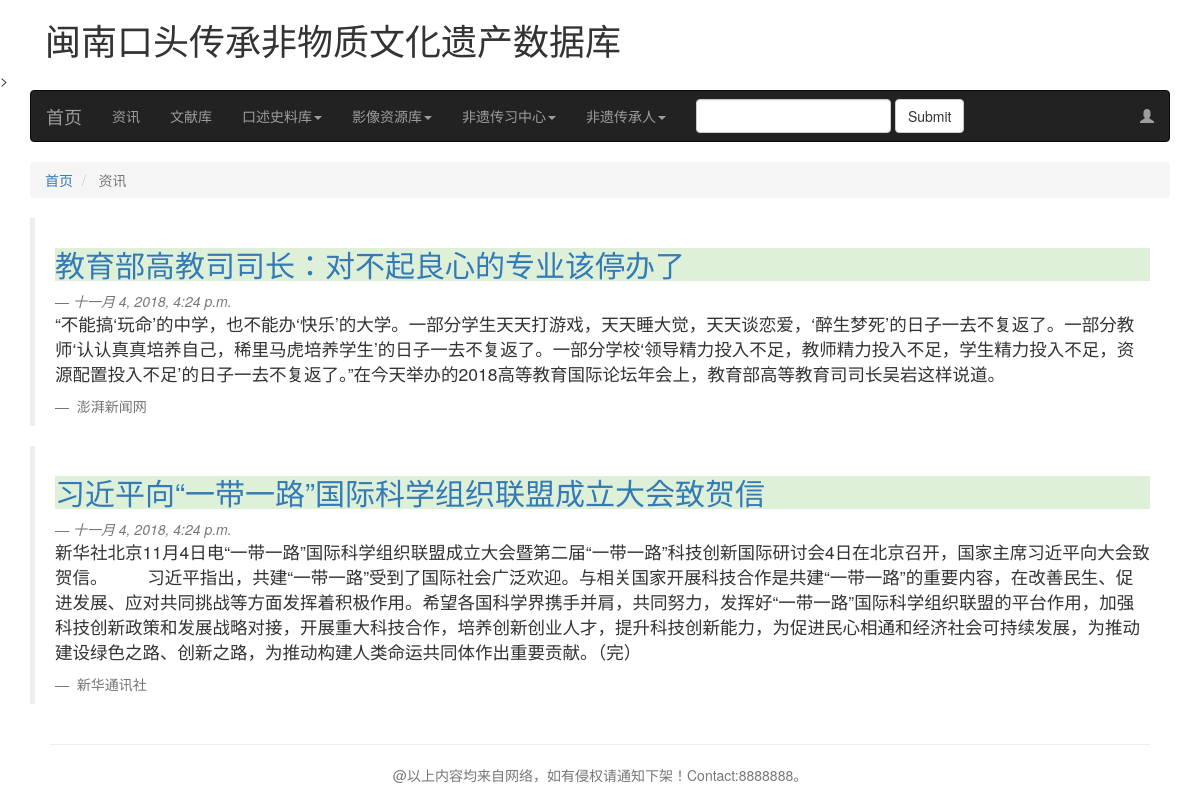
Page /news/ on the committed database.
### News/models.py (models this page shows, shortened)
class Information(models.Model):
    caption = models.CharField(max_length=100,verbose_name='标题')
    content = models.TextField(verbose_name='正文内容')
    author = models.CharField(max_length=100,verbose_name='作者（转载处）')
    updatetime = models.DateTimeField(auto_now=True,verbose_name='创建或刚更新时间')
    class Meta:
        verbose_name = "新闻资讯"
        verbose_name_plural = "新闻资讯"

### News/views.py (the view)
# urls.py: path('',news_top_list,name='news_top_list'),
def news_top_list(request):
    info = Information.objects.all()
    content = {'info' : info}
    return render(request, 'news_top_list.html',content)

### template/news_top_list.html (shortened to what this page needs)
{% extends "base.html" %}
{% load staticfiles %}
{% block content %}
    <div class="container">
        <div class="row">
            <div class="col-md-12">
                <ul class="breadcrumb">
				    <li>
					    <a href="{% url 'index' %}">首页</a>
				    </li>
                    <li class="active">
					    资讯
				    </li>
                </ul>
                {% for info_item in info %}
                    <blockquote>
				            <a href="{% url 'News:news_detail' info_item.id %}"><h2 class="bg-success">{{ info_item.caption }}</h2></a>
                            <small><cite>{{ info_item.updatetime }}</cite></small>
                            <p>{{ info_item.content }}</p>
                            <small> {{ info_item.author }}</small>
			            </blockquote>
                {% empty %}
                    <h3>暂无内容，敬请期待！</h3>
                {% endfor %}
            </div>
        </div>
    </div>
{% endblock %}

### rows in the picture
Information: caption "教育部高教司司长：对不起良心的专业该停办了", updatetime "十一月 4, 2018, 4:24 p.m.", content "“不能搞‘玩命’的中学，也不能办‘快乐’的大学。一部分学生天天打游戏，天天睡大觉，天天谈恋爱，‘醉生梦死’的日子一去不复返了。一部分教师‘认认真真培养自己，稀里马虎培养学生’的日子一去不复返了。一部分学校‘领导精力投入不足，教师精力投入不足，学生精力投入不足，资源配置投入不足’的日子一去不复返了。”在今天举办的2018高等教育国际论坛年会上，教育部高等教育司司长吴岩这样说道。", author "澎湃新闻网"
Information: caption "习近平向“一带一路”国际科学组织联盟成立大会致贺信", updatetime "十一月 4, 2018, 4:24 p.m.", content "新华社北京11月4日电“一带一路”国际科学组织联盟成立大会暨第二届“一带一路”科技创新国际研讨会4日在北京召开，国家主席习近平向大会致贺信。 习近平指出，共建“一带一路”受到了国际社会广泛欢迎。与相关国家开展科技合作是共建“一带一路”的重要内容，在改善民生、促进发展、应对共同挑战等方面发挥着积极作用。希望各国科学界携手并肩，共同努力，发挥好“一带一路”国际科学组织联盟的平台作用，加强科技创新政策和发展战略对接，开展重大科技合作，培养创新创业人才，提升科技创新能力，为促进民心相通和经济社会可持续发展，为推动建设绿色之路、创新之路，为推动构建人类命运共同体作出重要贡献。（完）", author "新华通讯社"
